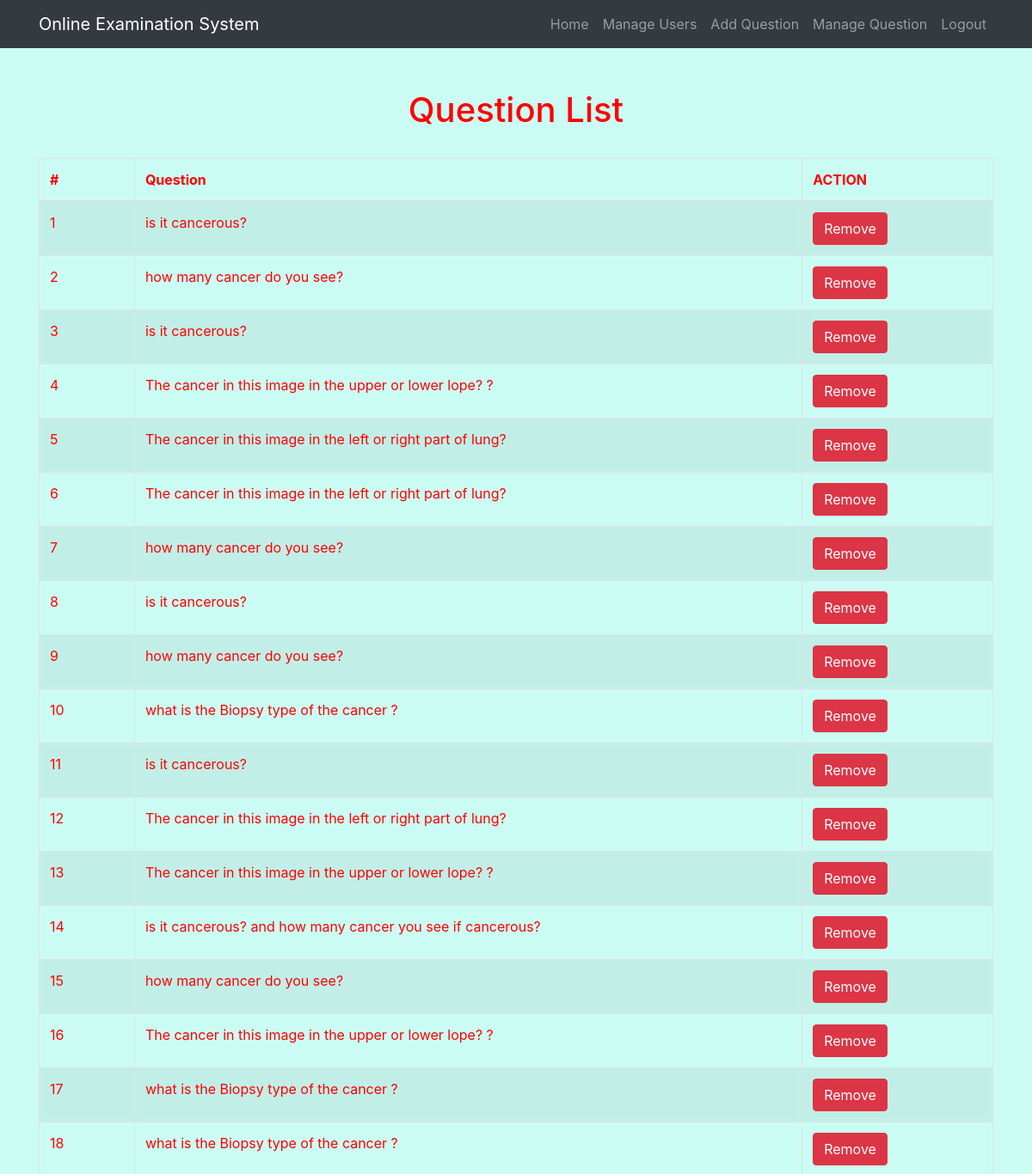
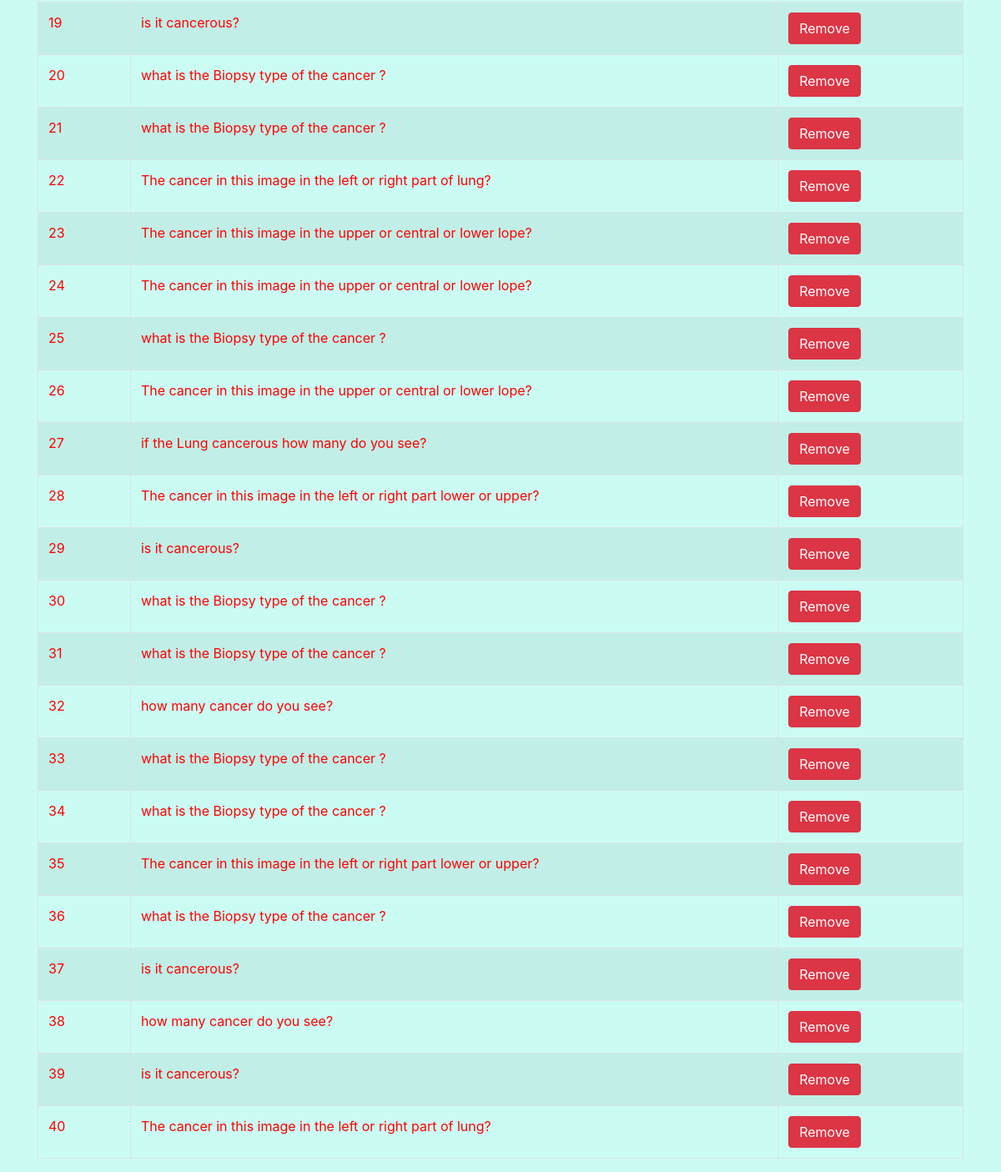
/admin/queslist.php (signed in), run on the app's committed database (2 pictures, top to bottom).
### tables this page shows
CREATE TABLE `tbl_ques` (
  `id` int(11) NOT NULL,
  `quesNo` int(11) NOT NULL,
  `ques` text NOT NULL
);

### lib/Database.php (called while the page is built, shortened)
<?php
class Database
{
	public $host   = DB_HOST;
	public $user   = DB_USER;
	public $pass   = DB_PASS;
	public $dbname = DB_NAME;
	public $link;
	private function connectDB()
	{
		$this->link = new mysqli($this->host, $this->user, $this->pass, $this->dbname);
	}
	public function select($query)
	{
		$result = $this->link->query($query) or die($this->link->error . __LINE__);
		if ($result->num_rows > 0) {
			return $result;
		} else {
			return false;
		}
	}
}

### classes/Exam.php (called while the page is built, shortened)
<?php
$filepath = realpath(dirname(__FILE__));
include_once($filepath . '/../lib/Database.php');
class Exam
{
   private $db;
   public function __construct()
   {
      $this->db = new Database();
   }
   public function getqueData()
   {
      $query = "SELECT * FROM tbl_ques ORDER BY quesNo ASC";
      $result = $this->db->select($query);
      return $result;
   }
}

### admin/queslist.php (the view, shortened to what this page needs)
<?php
$filepath = realpath(dirname(__FILE__));
include_once($filepath . '/inc/header.php');
include_once($filepath . '/../classes/Exam.php');
$exam = new Exam();
?>
<div class="container">
    <div class="row">
        <div class="col-lg-12 text-center">
            <h1 class="mt-5">Question List</h1>
            <br />
        </div>
        <div class="col-lg-12">
            <table class="table table-striped table-bordered table-hover">
                <thead>
                    <tr>
                        <th width="10%">#</th>
                        <th width="70%">Question</th>
                        <th width="20%">ACTION</th>
                    </tr>
                </thead>
                <tbody>
                    <?php
                    $questionData = $exam->getqueData();
                    if ($questionData) {
                        $i = 0;
                        while ($result = $questionData->fetch_assoc()) {
                            $i++;
                    ?>
                            <tr>
                                <td><?php echo $i; ?></td>
                                <td><?php echo $result['ques']; ?></td>
                                <td><a class="btn btn-danger" onclick="return confirm('Are you sure to Delete.')" href="?delque=<?php echo $result['quesNo']; ?>">Remove</a>
                                </td>
                            </tr>
                    <?php }
                    } ?>
                </tbody>
            </table>
        </div>
    </div>
</div>

### admin/inc/header.php (shortened to what this page needs)
<?php
include_once("../lib/Database.php");
?>
<!doctype html>
<html>
<head>
    <link href="../vendor/bootstrap/css/bootstrap.min.css" rel="stylesheet">
    <link href="../css/footer.css" rel="stylesheet">
</head>
<body>
    <nav class="navbar navbar-expand-lg navbar-dark bg-dark static-top">
        <div class="container">
            <a class="navbar-brand" href="/exam">Online Examination System</a>
            <div class="collapse navbar-collapse" id="navbarResponsive">
                <ul class="navbar-nav ml-auto">
                    <li class="nav-item"><a class="nav-link" href="index.php">Home</a></li>
                    <li class="nav-item"><a class="nav-link" href="users.php">Manage Users</a></li>
                    <li class="nav-item"><a class="nav-link" href="quesadd.php">Add Question</a></li>
                    <li class="nav-item"><a class="nav-link" href="queslist.php">Manage Question</a></li>
                    <li class="nav-item"><a class="nav-link" href="?action=logout">Logout</a></li>
                </ul>
            </div>
        </div>
    </nav>

### data on the page
tbl_ques: ques "is it cancerous?"
tbl_ques: ques "how many cancer do you see?"
tbl_ques: ques "is it cancerous?"
tbl_ques: ques "The cancer in this image in the upper or lower lope? ?"
tbl_ques: ques "The cancer in this image in the left or right part of lung?"
tbl_ques: ques "The cancer in this image in the left or right part of lung?"
tbl_ques: ques "how many cancer do you see?"
tbl_ques: ques "is it cancerous?"
tbl_ques: ques "how many cancer do you see?"
tbl_ques: ques "what is the Biopsy type of the cancer ?"
tbl_ques: ques "is it cancerous?"
tbl_ques: ques "The cancer in this image in the left or right part of lung?"
tbl_ques: ques "The cancer in this image in the upper or lower lope? ?"
tbl_ques: ques "is it cancerous? and how many cancer you see if cancerous?"
tbl_ques: ques "how many cancer do you see?"
tbl_ques: ques "The cancer in this image in the upper or lower lope? ?"
tbl_ques: ques "what is the Biopsy type of the cancer ?"
tbl_ques: ques "what is the Biopsy type of the cancer ?"
tbl_ques: ques "is it cancerous?"
tbl_ques: ques "what is the Biopsy type of the cancer ?"
tbl_ques: ques "what is the Biopsy type of the cancer ?"
tbl_ques: ques "The cancer in this image in the left or right part of lung?"
tbl_ques: ques "The cancer in this image in the upper or central or lower lope?"
tbl_ques: ques "The cancer in this image in the upper or central or lower lope?"
tbl_ques: ques "what is the Biopsy type of the cancer ?"
tbl_ques: ques "The cancer in this image in the upper or central or lower lope?"
tbl_ques: ques "if the Lung cancerous how many do you see?"
tbl_ques: ques "The cancer in this image in the left or right part lower or upper?"
tbl_ques: ques "is it cancerous?"
tbl_ques: ques "what is the Biopsy type of the cancer ?"
tbl_ques: ques "what is the Biopsy type of the cancer ?"
tbl_ques: ques "how many cancer do you see?"
tbl_ques: ques "what is the Biopsy type of the cancer ?"
tbl_ques: ques "what is the Biopsy type of the cancer ?"
tbl_ques: ques "The cancer in this image in the left or right part lower or upper?"
tbl_ques: ques "what is the Biopsy type of the cancer ?"
tbl_ques: ques "is it cancerous?"
tbl_ques: ques "how many cancer do you see?"
tbl_ques: ques "is it cancerous?"
tbl_ques: ques "The cancer in this image in the left or right part of lung?"
